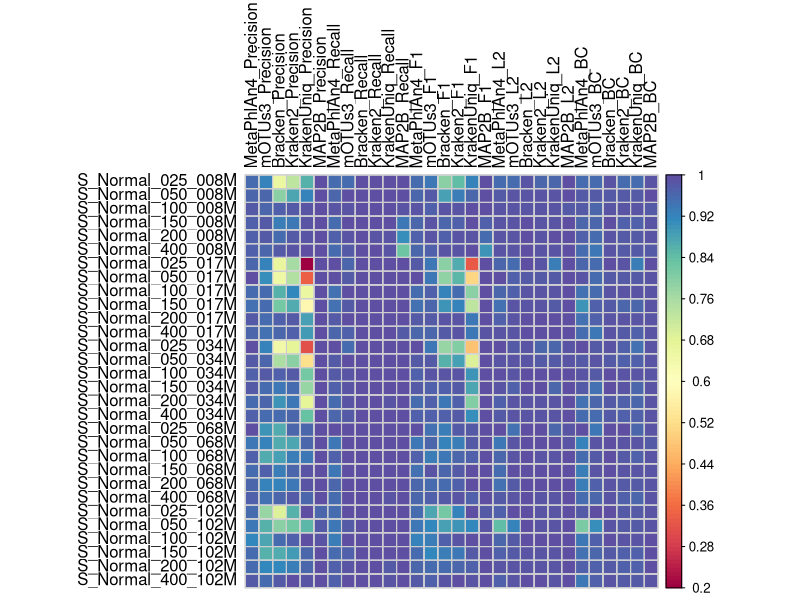

Write R code to recreate this figure.
#=============================  Fig.S3 Corrplot  ================================
##  Figure Paper
#install.packages("corrplot")
library(corrplot)
library(RColorBrewer)
#setwd("C:\\Users\\Think\\Desktop\\aDist\\Figure_AutoGscore\\Figure2-Corrplot")
svm <- read.table("plot_Corrplot_Paper_PRF.L2.BC-Tax.Seq-30-F1_23.0425.txt", header = T,row.names = 1,sep="\t")
#shape3 just color
corrplot(as.matrix(svm), is.corr = FALSE, method = 'color',	#method: "pie", "square"
         col=colorRampPalette(brewer.pal(11, "Spectral"))(100),outline="white", 
         #addCoef.col = 'grey80',
         addgrid.col="grey80", tl.col="black")